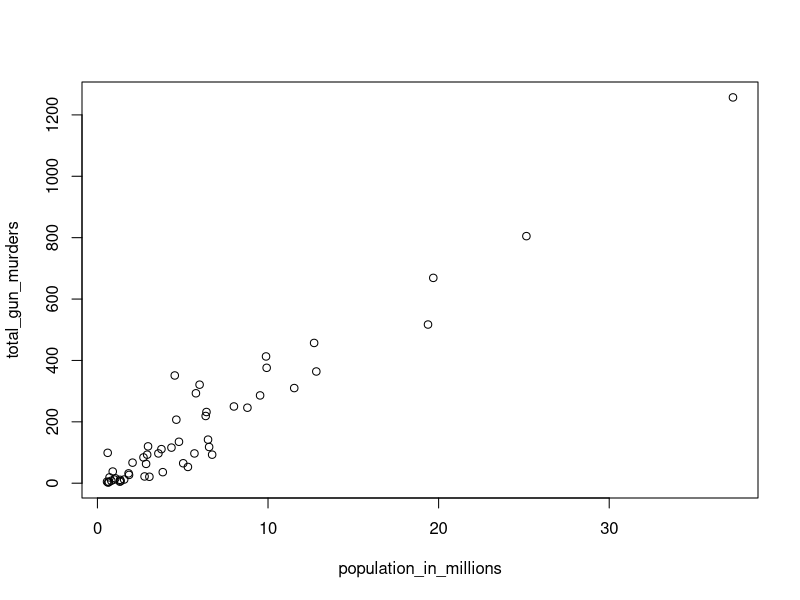
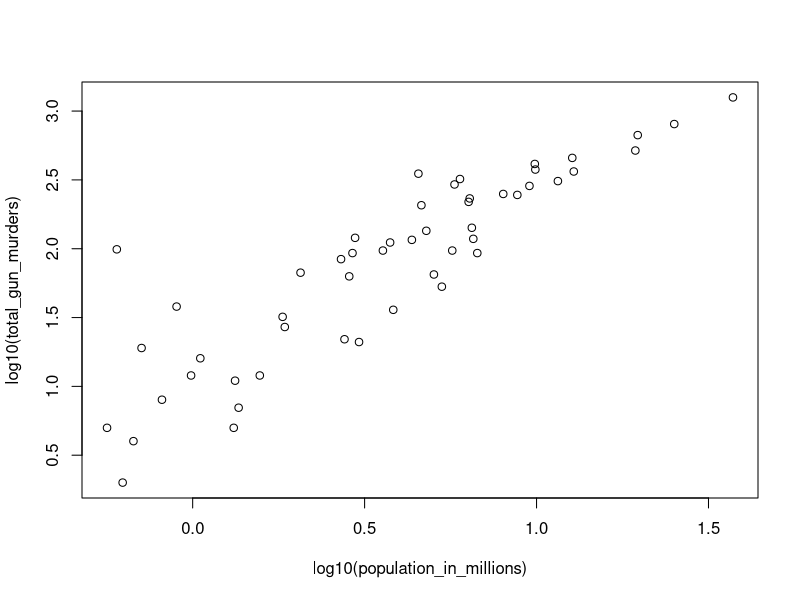

Reproduce these figures in R, in order.
## ---- chunk 1
knitr::opts_chunk$set(echo = TRUE)
## ---- chunk 2
temp <- c(35, 88, 42, 84, 81, 30)
temp
## ---- chunk 3
city <- c("Beijing", "Lagos", "Paris", "Rio de Janeiro", "San Juan", "Toronto")
city
## ---- chunk 4
names(temp) <- city
temp
## ---- chunk 5
temp[1:3]
## ---- chunk 6
temp["Paris"]
temp["San Juan"]
## ---- chunk 7
12:73
## ---- chunk 8
seq(1,100,2)
## ---- chunk 9
vetor <- seq(6,55,4/7)
vetor
## ---- chunk 10
a <- seq(1, 10, 0.5)
class(a)
## ---- chunk 11
a <- seq(1, 10)
class(a)
## ---- chunk 12
x <- c("1", "3", "5")
as.integer(x)
## ---- chunk 13
temp <- c(35, 88, 42, 84, 81, 30)  
city <- c("Beijing", "Lagos", "Paris", "Rio de Janeiro","San Juan", "Toronto")  
city_temps <- data.frame(name = city, temperature = temp) 
Celsius <- (temp-32)/1.8
cbind(city_temps, Celsius)
## ---- chunk 14
library(dslabs)  
data(murders)
murder_rate <- murders$total / murders$population*100000
low <- murders$state[murder_rate <1]
low
## ---- chunk 15
library(dslabs)  
data(murders)
murder_rate
murder_rate <- murders$total / murders$population*100000
ind <- which(murder_rate<1)
## ---- chunk 16
murders$state[ind]
## ---- chunk 17
murders$state[murders$region=="Northeast" & murder_rate <1]
## ---- chunk 18
mean(murder_rate)
## ---- chunk 19
murders$state[murder_rate<mean(murder_rate)]
## ---- chunk 20
population_in_millions <- murders$population/10^6  
total_gun_murders <- murders$total  
plot(population_in_millions, total_gun_murders)  
## ---- chunk 21
population_in_millions <- murders$population/10^6  
total_gun_murders <- murders$total  
plot(log10(population_in_millions), log10(total_gun_murders))
